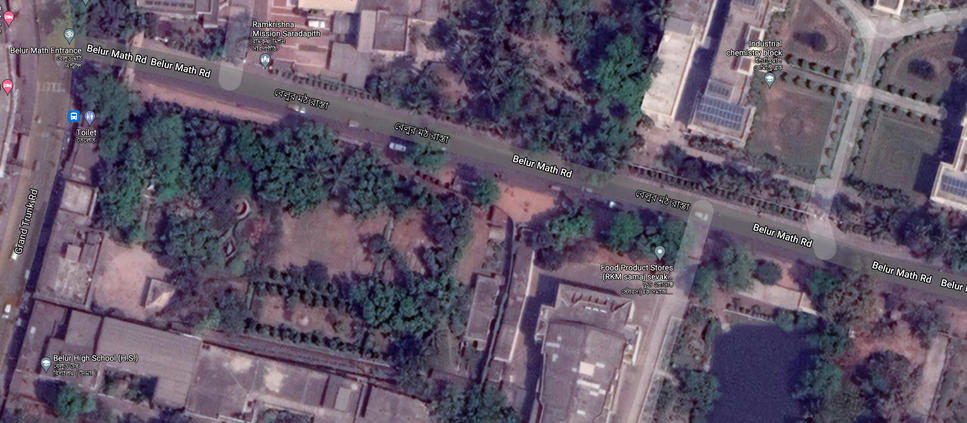
#> input picture Make_Your_Own_Vector_Map/satellite_images/p01.png, 967 x 423 px, shrunk from 1708 x 748 before the run
$ jupyter execute --allow-errors Stitched.ipynb   (shell and % lines are left out)
#> lines starting #> are read from the running program, lines starting #| are printed output that depends on the picture
[cell 1]
import numpy as np
import matplotlib.pyplot as plt
import cv2

[cell 2]
p1 = cv2.imread("satellite_images/p01.png")
#> p1 is the input picture: shape (423, 967, 3); mean B, G, R 104.1, 87.5, 98.2
p2 = cv2.imread("satellite_images/p02.png")
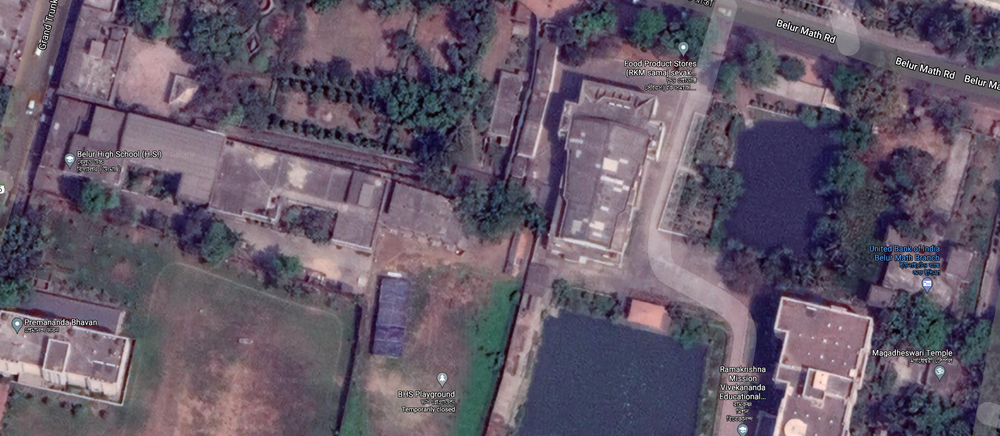
#> input picture Make_Your_Own_Vector_Map/satellite_images/p02.png, 1000 x 436 px, shrunk from 1767 x 770 before the run
#> p2 is the input picture: shape (436, 1000, 3); mean B, G, R 104.7, 89.3, 100.4
p3 = cv2.imread("satellite_images/p03.png")
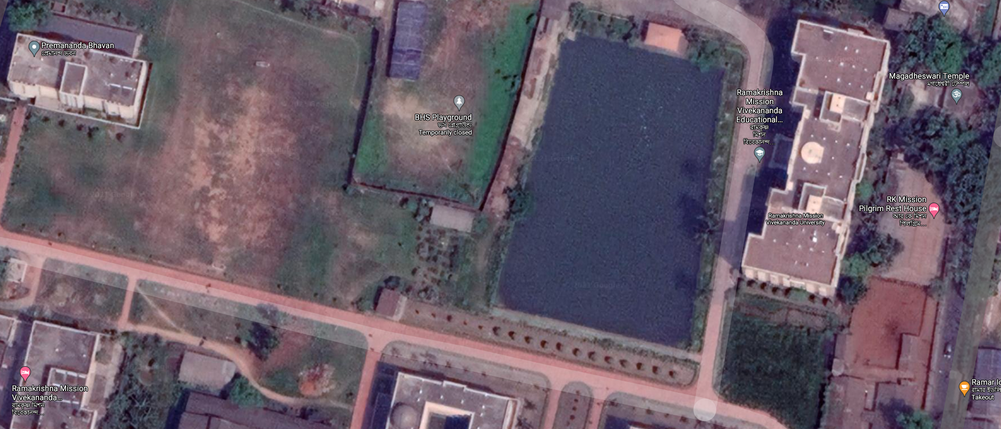
#> input picture Make_Your_Own_Vector_Map/satellite_images/p03.png, 1001 x 429 px, shrunk from 1769 x 758 before the run
#> p3 is the input picture: shape (429, 1001, 3); mean B, G, R 104.6, 91.9, 105
p4 = cv2.imread("satellite_images/p04.png")
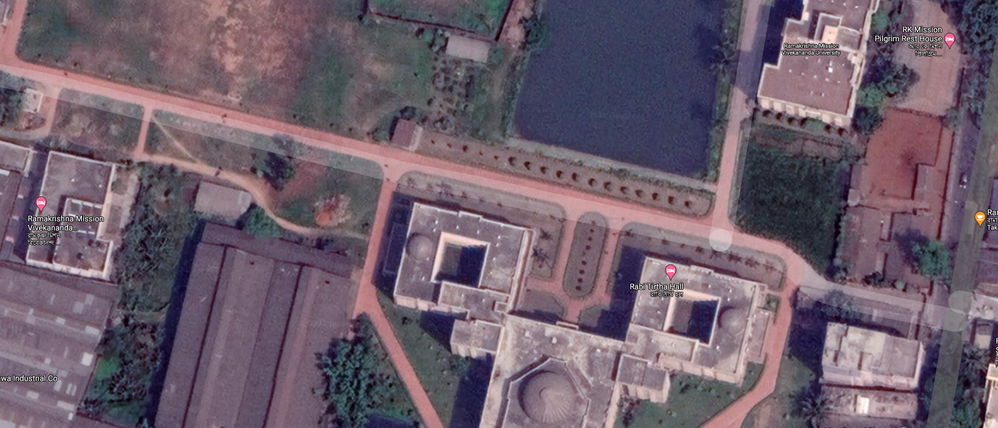
#> input picture Make_Your_Own_Vector_Map/satellite_images/p04.png, 998 x 428 px, shrunk from 1764 x 756 before the run
#> p4 is the input picture: shape (428, 998, 3); mean B, G, R 107.6, 94.2, 110
p5 = cv2.imread("satellite_images/p05.png")
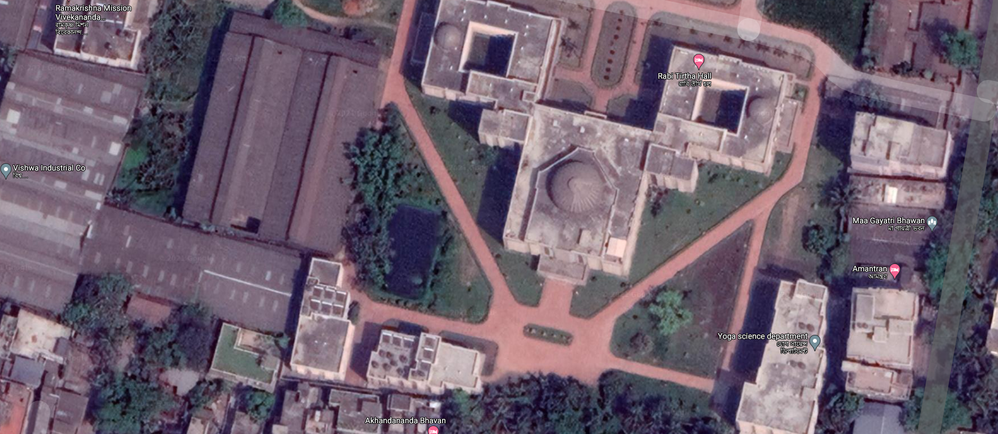
#> input picture Make_Your_Own_Vector_Map/satellite_images/p05.png, 998 x 434 px, shrunk from 1763 x 766 before the run
#> p5 is the input picture: shape (434, 998, 3); mean B, G, R 110.8, 96.2, 111.7
p6 = cv2.imread("satellite_images/p06.png")
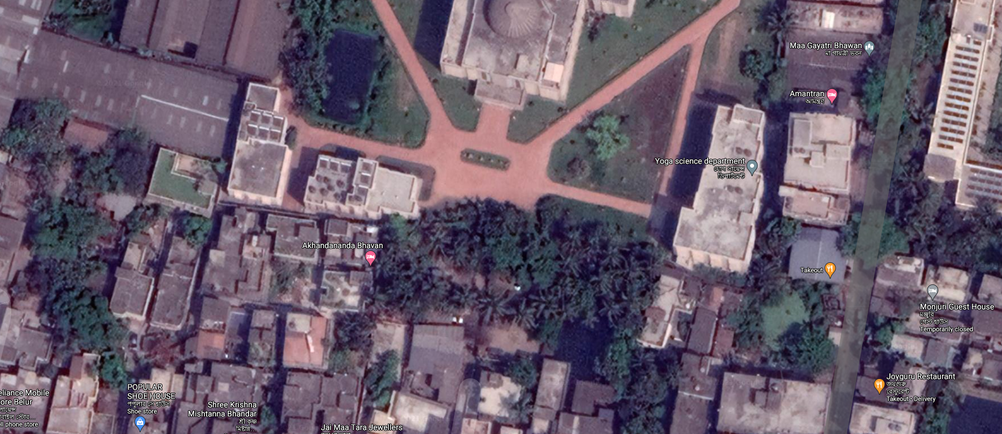
#> input picture Make_Your_Own_Vector_Map/satellite_images/p06.png, 1002 x 434 px, shrunk from 1770 x 766 before the run
#> p6 is the input picture: shape (434, 1002, 3); mean B, G, R 106.6, 90.8, 104.4
p7 = cv2.imread("satellite_images/p07.png")
p8 = cv2.imread("satellite_images/p08.png")
p9 = cv2.imread("satellite_images/p09.png")
p10 = cv2.imread("satellite_images/p10.png")
